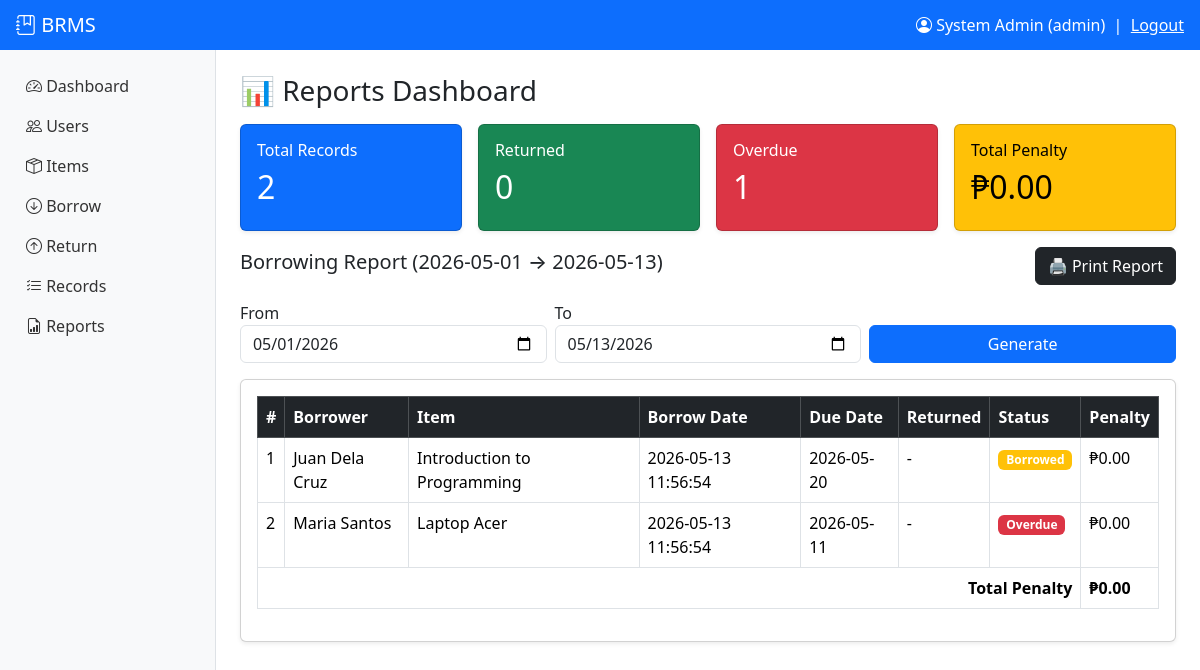
/reports/reports.php (signed in), run on the app's committed database.
### tables this page shows
CREATE TABLE borrow_records (
    record_id INT AUTO_INCREMENT PRIMARY KEY,
    user_id INT NOT NULL,
    item_id INT NOT NULL,
    borrow_date DATETIME NOT NULL DEFAULT CURRENT_TIMESTAMP,
    due_date DATE NOT NULL,
    return_date DATETIME NULL,
    status ENUM('borrowed','returned','overdue') NOT NULL DEFAULT 'borrowed',
    penalty DECIMAL(8,2) DEFAULT 0,
    FOREIGN KEY (user_id) REFERENCES users(user_id) ON DELETE CASCADE,
    FOREIGN KEY (item_id) REFERENCES items(item_id) ON DELETE CASCADE
);

CREATE TABLE users (
    user_id INT AUTO_INCREMENT PRIMARY KEY,
    full_name VARCHAR(100) NOT NULL,
    username VARCHAR(50) UNIQUE NOT NULL,
    password VARCHAR(255) NOT NULL,  
    contact_number VARCHAR(20) NOT NULL,
    role ENUM('admin','borrower') NOT NULL DEFAULT 'borrower',
    created_at TIMESTAMP DEFAULT CURRENT_TIMESTAMP
);

CREATE TABLE items (
    item_id INT AUTO_INCREMENT PRIMARY KEY,
    item_code VARCHAR(30) UNIQUE NOT NULL,
    item_name VARCHAR(100) NOT NULL,
    category VARCHAR(50),
    quantity INT NOT NULL DEFAULT 0,
    description TEXT,
    created_at TIMESTAMP DEFAULT CURRENT_TIMESTAMP
);

### includes/functions.php (called while the page is built, shortened)
<?php
function e($s){ return htmlspecialchars($s ?? '', ENT_QUOTES, 'UTF-8'); }

### reports/reports.php (the view, shortened to what this page needs)
<?php
require_once __DIR__.'/../includes/db.php';
require_once __DIR__.'/../includes/functions.php';
$from = $_GET['from'] ?? date('Y-m-01');
$to   = $_GET['to']   ?? date('Y-m-d');
$stmt = $conn->prepare("
    SELECT br.*, u.full_name, i.item_name
    FROM borrow_records br
    JOIN users u ON u.user_id=br.user_id
    JOIN items i ON i.item_id=br.item_id
    WHERE DATE(br.borrow_date) BETWEEN ? AND ?
    ORDER BY br.borrow_date DESC
");
$stmt->bind_param('ss', $from, $to);
$stmt->execute();
$rows = $stmt->get_result();
$totalRecords = $conn->query("
    SELECT COUNT(*) c FROM borrow_records
    WHERE DATE(borrow_date) BETWEEN '$from' AND '$to'
")->fetch_assoc()['c'];
$totalPenalty = $conn->query("
    SELECT COALESCE(SUM(penalty),0) c FROM borrow_records
    WHERE DATE(borrow_date) BETWEEN '$from' AND '$to'
")->fetch_assoc()['c'];
$totalReturned = $conn->query("
    SELECT COUNT(*) c FROM borrow_records
    WHERE status='returned'
    AND DATE(borrow_date) BETWEEN '$from' AND '$to'
")->fetch_assoc()['c'];
$totalOverdue = $conn->query("
    SELECT COUNT(*) c FROM borrow_records
    WHERE status='overdue'
    AND DATE(borrow_date) BETWEEN '$from' AND '$to'
")->fetch_assoc()['c'];
include __DIR__.'/../includes/header.php';
?>
<h3 class="mb-3">📊 Reports Dashboard</h3>
<div class="row g-3 mb-3">
  <div class="col-md-3">
    <div class="card text-bg-primary shadow-sm">
      <div class="card-body">
        <h6>Total Records</h6>
        <h2><?= $totalRecords ?></h2>
      </div>
    </div>
  </div>
  <div class="col-md-3">
    <div class="card text-bg-success shadow-sm">
      <div class="card-body">
        <h6>Returned</h6>
        <h2><?= $totalReturned ?></h2>
      </div>
    </div>
  </div>
  <div class="col-md-3">
    <div class="card text-bg-danger shadow-sm">
      <div class="card-body">
        <h6>Overdue</h6>
        <h2><?= $totalOverdue ?></h2>
      </div>
    </div>
  </div>
  <div class="col-md-3">
    <div class="card text-bg-warning shadow-sm">
      <div class="card-body">
        <h6>Total Penalty</h6>
        <h2>₱<?= number_format($totalPenalty,2) ?></h2>
      </div>
    </div>
  </div>
</div>
<div class="d-flex justify-content-between align-items-center mb-3">
  <h5>Borrowing Report (<?= e($from) ?> → <?= e($to) ?>)</h5>
  <button class="btn btn-dark" onclick="window.print()">
    🖨 Print Report
  </button>
</div>
<form class="row g-2 mb-3 d-print-none">
  <div class="col-md-4">
    <label>From</label>
    <input type="date" name="from" class="form-control" value="<?= e($from) ?>">
  </div>
  <div class="col-md-4">
    <label>To</label>
    <input type="date" name="to" class="form-control" value="<?= e($to) ?>">
  </div>
  <div class="col-md-4 d-flex align-items-end">
    <button class="btn btn-primary w-100">Generate</button>
  </div>
</form>
<div class="card shadow-sm">
<div class="card-body">
<table class="table table-hover table-bordered">
<thead class="table-dark">
<tr>
  <th>#</th>
  <th>Borrower</th>
  <th>Item</th>
  <th>Borrow Date</th>
  <th>Due Date</th>
  <th>Returned</th>
  <th>Status</th>
  <th>Penalty</th>
</tr>
</thead>
<tbody>
<?php while($r=$rows->fetch_assoc()):
  $color = [
    'borrowed' => 'warning',
    'returned' => 'success',
    'overdue'  => 'danger'
  ][$r['status']] ?? 'secondary';
?>
<tr>
  <td><?= $r['record_id'] ?></td>
  <td><?= e($r['full_name']) ?></td>
  <td><?= e($r['item_name']) ?></td>
  <td><?= e($r['borrow_date']) ?></td>
  <td><?= e($r['due_date']) ?></td>
  <td><?= e($r['return_date'] ?? '-') ?></td>
  <td>
    <span class="badge bg-<?= $color ?>">
      <?= ucfirst($r['status']) ?>
    </span>
  </td>
  <td>₱<?= number_format($r['penalty'],2) ?></td>
</tr>
<?php endwhile; ?>
</tbody>
<tfoot>
<tr>
  <th colspan="7" class="text-end">Total Penalty</th>
  <th>₱<?= number_format($totalPenalty,2) ?></th>
</tr>
</tfoot>
</table>
</div>
</div>
<?php include __DIR__.'/../includes/footer.php'; ?>

### data on the page
borrow_records: record_id "1", user.full_name "Juan Dela Cruz", item.item_name "Introduction to Programming", borrow_date "2026-05-13 11:56:54", due_date "2026-05-20", return_date "-", status "Borrowed", penalty "0.00"
borrow_records: record_id "2", user.full_name "Maria Santos", item.item_name "Laptop Acer", borrow_date "2026-05-13 11:56:54", due_date "2026-05-11", return_date "-", status "Overdue", penalty "0.00"

### other printed values
$u['name'] "System Admin"
$u['role'] "admin"
$totalRecords "2"
$totalReturned "0"
$totalOverdue "1"
$totalPenalty "0.00"
